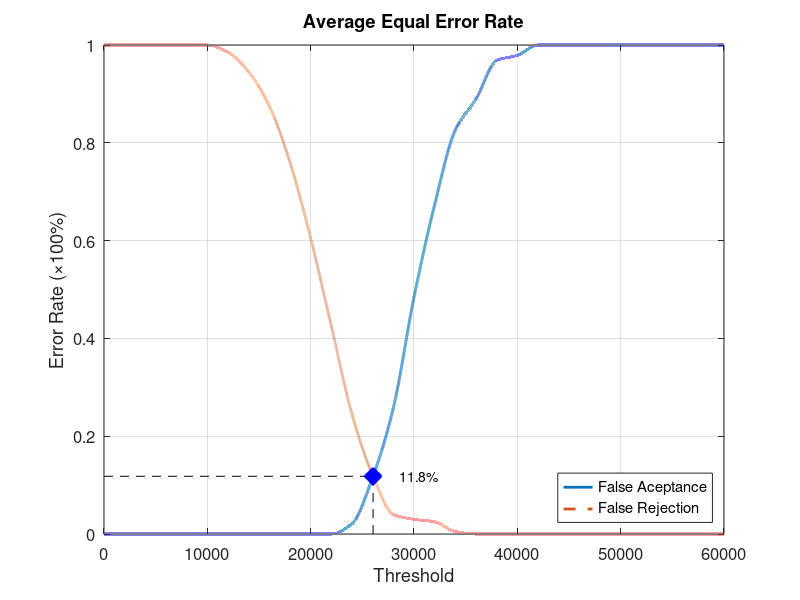
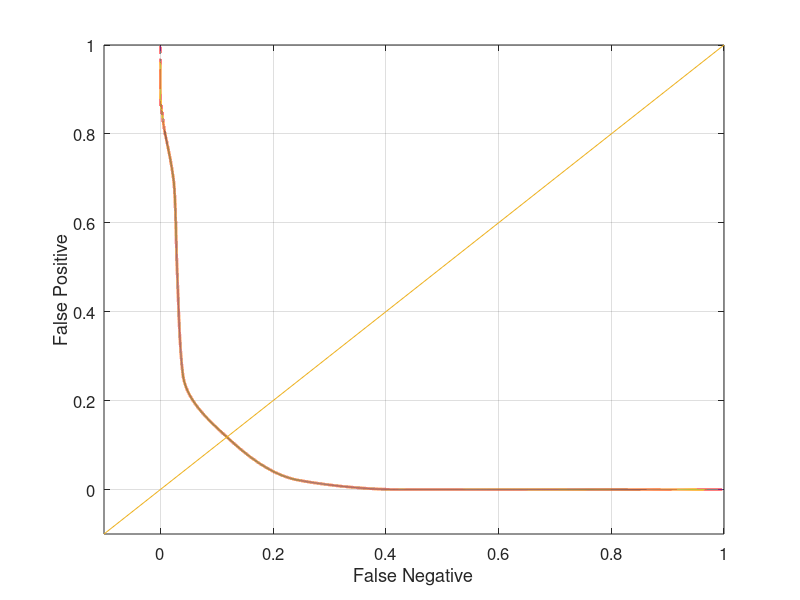

Recreate these plots in MATLAB, in order.
function yEER = Database5_1
close all;
clear;
clc;
x = 0:2000:60000;
xq = 0:0.5:60000;

y0 = [0 0 0 0 0 0 0 0 0 0 0 0 0.0210526 0.115789 0.257895 0.484211 0.673684 0.826316 0.889474 0.968421 0.978947 1 1 1 1 1 1 1 1 1 1];
yy0 = interp1(x, y0, xq, 'pchip');
y1 = [1 1 1 1 1 1 0.985 0.945 0.875 0.76 0.605 0.425 0.245 0.12 0.04 0.03 0.025 0.005 0 0 0 0 0 0 0 0 0 0 0 0 0];
yy1 = interp1(x, y1, xq, 'pchip');

% Calculating EER: 
y2 = abs(y0 - y1);
find(y2 == min(y2))
yy2 = abs(yy0 - yy1);
xEER = find(yy2 == min(yy2));
xEERIndex = xq(xEER) % X-axis EER
yEER = yy0(xEER) % Y-axis EER

main = figure
plot(xq, yy0,'-','LineWidth', 2);	hold on
plot(xq, yy1,'--','LineWidth', 2);	hold on
plot([xEERIndex xEERIndex], [0 yEER], 'k--');	hold on
plot([0 xEERIndex], [yEER yEER], 'k--');	hold on
plot(xEERIndex, yEER, 'bx', 'LineWidth', 10);	hold on
text(xEERIndex + 10 * xEERIndex / 100, yEER, [num2str(round((10000 * yEER)) / 100) '%'])
legend('False Aceptance', 'False Rejection', 'Location', 'SouthEast')
xlabel('Threshold')
ylabel('Error Rate (\times100%)')
title('Average Equal Error Rate')
set(gca, 'FontSize', 12)
axis([0 60000 0 1])
grid on

print(main, 'Database5_1Main', '-dpng');
FNRxFPR = figure('Color', [1 1 1]);
plot(yy1, yy0, '-', yy1, yy0, 'LineWidth', 2);
hold on
y = -0.1:0.1:1
plot(y, y); 
set(gca, 'FontSize', 12)
xlabel('False Negative')
ylabel('False Positive')
axis([-0.1 1 -0.1 1])
set(gca, 'FontSize', 12)
grid on

print(FNRxFPR, 'Database5_1FNRxFPR','-dpng');
end
